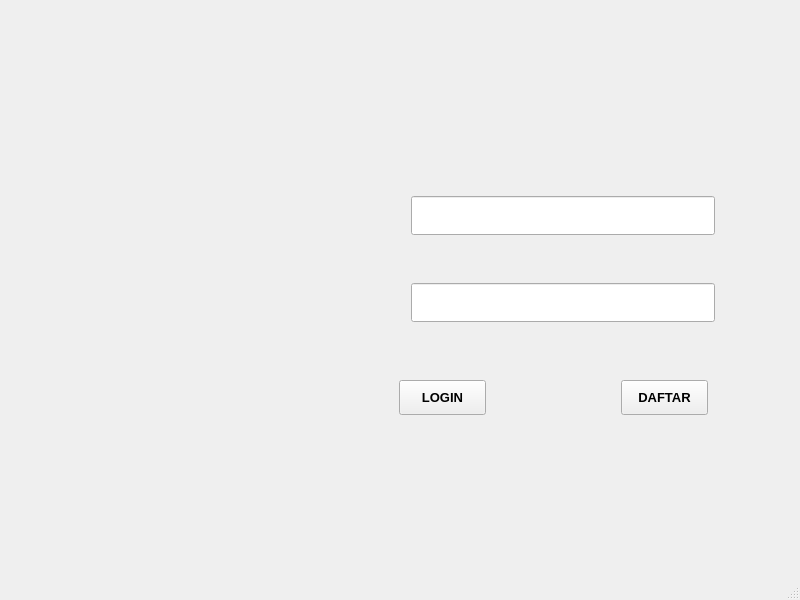
<?xml version="1.0" encoding="UTF-8"?>
<ui version="4.0">
 <class>MainWindow</class>
 <widget class="QMainWindow" name="MainWindow">
  <property name="geometry">
   <rect>
    <x>0</x>
    <y>0</y>
    <width>800</width>
    <height>600</height>
   </rect>
  </property>
  <property name="font">
   <font>
    <pointsize>8</pointsize>
    <weight>50</weight>
    <bold>false</bold>
   </font>
  </property>
  <property name="windowTitle">
   <string>MainWindow</string>
  </property>
  <widget class="QWidget" name="centralwidget">
   <widget class="QPushButton" name="btn_login">
    <property name="geometry">
     <rect>
      <x>399</x>
      <y>380</y>
      <width>87</width>
      <height>35</height>
     </rect>
    </property>
    <property name="font">
     <font>
      <pointsize>10</pointsize>
      <weight>75</weight>
      <bold>true</bold>
     </font>
    </property>
    <property name="text">
     <string>LOGIN</string>
    </property>
   </widget>
   <widget class="QLineEdit" name="LineEdit_username">
    <property name="geometry">
     <rect>
      <x>411</x>
      <y>196</y>
      <width>304</width>
      <height>39</height>
     </rect>
    </property>
   </widget>
   <widget class="QLabel" name="label_3">
    <property name="geometry">
     <rect>
      <x>2</x>
      <y>-2</y>
      <width>790</width>
      <height>541</height>
     </rect>
    </property>
    <property name="text">
     <string/>
    </property>
    <property name="pixmap">
     <pixmap>LOGIN.png</pixmap>
    </property>
    <property name="scaledContents">
     <bool>true</bool>
    </property>
   </widget>
   <widget class="QPushButton" name="btn_daftar">
    <property name="geometry">
     <rect>
      <x>621</x>
      <y>380</y>
      <width>87</width>
      <height>35</height>
     </rect>
    </property>
    <property name="font">
     <font>
      <pointsize>10</pointsize>
      <weight>75</weight>
      <bold>true</bold>
     </font>
    </property>
    <property name="text">
     <string>DAFTAR</string>
    </property>
   </widget>
   <widget class="QLineEdit" name="LineEdit_password">
    <property name="geometry">
     <rect>
      <x>411</x>
      <y>283</y>
      <width>304</width>
      <height>39</height>
     </rect>
    </property>
   </widget>
   <zorder>label_3</zorder>
   <zorder>btn_login</zorder>
   <zorder>LineEdit_username</zorder>
   <zorder>btn_daftar</zorder>
   <zorder>LineEdit_password</zorder>
  </widget>
  <widget class="QMenuBar" name="menubar">
   <property name="geometry">
    <rect>
     <x>0</x>
     <y>0</y>
     <width>800</width>
     <height>26</height>
    </rect>
   </property>
  </widget>
  <widget class="QStatusBar" name="statusbar"/>
 </widget>
 <resources/>
 <connections/>
</ui>
